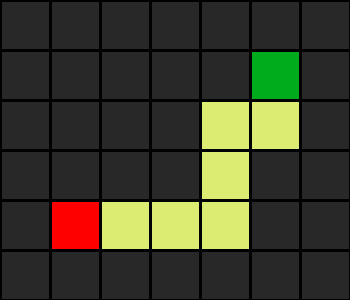

The Python source for this figure:
import sys

class Node():
    def __init__(self, state, parent, action):
        self.state = state #Keeping track of the state
        self.parent = parent #Keeping track of the parent--- in other words the state before the state
        self.action = action

#########################################################################################################################################################################################

#                                                                               ALGORITMO DFS

#########################################################################################################################################################################################
#A class is a way to define a way to generate objects in python
#The idea here is that i would like to create an object that is able to store all of my frontier data
#and I would like to have functions, otherwise known as methods on that object, that I can use to manipulate the object.
class StackFrontier():
    def __init__(self):
        self.frontier = []#Inicia creando un frontier representado por una lista ---- que inicia vacia

    def add(self, node): #agrega algo al frontier
        self.frontier.append(node)

    def contains_state(self, state): #Funcion que checa si el frontier contiene un particular state
        return any(node.state == state for node in self.frontier)

    def empty(self): #Check if the frontier is empty
        return len(self.frontier) == 0

    def remove(self): #Removing something from the frontier
        if self.empty(): #No podemos remover algo del frontier si esta vacio, por eso se checa primero
            raise Exception("empty frontier")
        else: #Cuando el frontier no esta vacio
            node = self.frontier[-1]#Last item of the list
            self.frontier = self.frontier[:-1]
            return node #regresa el nodo como resultado

#########################################################################################################################################################################################

#                                                                               ALGORITMO BFS

#########################################################################################################################################################################################
class QueueFrontier(StackFrontier): #Va a hacer exactamente lo de stackfrontier EXCEPTO lo de remover un nodo del frontier (en vez de eliminar el ultimo, va a remover el primero)

    def remove(self):
        if self.empty():
            raise Exception("empty frontier")
        else:
            node = self.frontier[0] #the first node in the frontier
            self.frontier = self.frontier[1:]
            return node

class Maze(): #This is going to handle the proess of taking a sequence, a maze y averiguar como resolverlo

    def __init__(self, filename):

        # Read file and set height and width of maze
        with open(filename) as f:
            contents = f.read()

        # Validate start and goal
        if contents.count("A") != 1:
            raise Exception("maze must have exactly one start point")
        if contents.count("B") != 1:
            raise Exception("maze must have exactly one goal")

        # Determine height and width of maze
        contents = contents.splitlines()
        self.height = len(contents)
        self.width = max(len(line) for line in contents)

        # Keep track of walls
        self.walls = []
        for i in range(self.height):
            row = []
            for j in range(self.width):
                try:
                    if contents[i][j] == "A":
                        self.start = (i, j)
                        row.append(False)
                    elif contents[i][j] == "B":
                        self.goal = (i, j)
                        row.append(False)
                    elif contents[i][j] == " ":
                        row.append(False)
                    else:
                        row.append(True)
                except IndexError:
                    row.append(False)
            self.walls.append(row)

        self.solution = None


    def print(self):
        solution = self.solution[1] if self.solution is not None else None
        print()
        for i, row in enumerate(self.walls):
            for j, col in enumerate(row):
                if col:
                    print("█", end="")
                elif (i, j) == self.start:
                    print("A", end="")
                elif (i, j) == self.goal:
                    print("B", end="")
                elif solution is not None and (i, j) in solution:
                    print("*", end="")
                else:
                    print(" ", end="")
            print()
        print()


    def neighbors(self, state):
        row, col = state
        candidates = [
            ("up", (row - 1, col)),
            ("down", (row + 1, col)),
            ("left", (row, col - 1)),
            ("right", (row, col + 1))
        ]

        result = []
        for action, (r, c) in candidates:
            if 0 <= r < self.height and 0 <= c < self.width and not self.walls[r][c]:
                result.append((action, (r, c)))
        return result


    def solve(self):
        """Finds a solution to maze, if one exists."""

        # Keep track of number of states explored
        self.num_explored = 0

        # Initialize frontier to just the starting position
        start = Node(state=self.start, parent=None, action=None)

        #########################################################################################################################################################################################
        
        #                                                                                  ELECCION DE ALGORITMOS
        
        
        frontier = StackFrontier() #algoritmo DFS --- last in, first out
        #frontier=QueueFrontier() #algoritmo BFS --- first in, first out



        #########################################################################################################################################################################################
        frontier.add(start) #el frontier inicia con un start state

        # Initialize an empty explored set
        self.explored = set()

        # Keep looping until solution found
        while True:

            # If nothing left in frontier, then no path
            if frontier.empty():
                raise Exception("no solution")

            # Choose a node from the frontier
            node = frontier.remove()
            self.num_explored += 1

            # If node is the goal, then we have a solution
            if node.state == self.goal:
                actions = []
                cells = []
                while node.parent is not None:#Follow parent nodes to find solution
                    actions.append(node.action)
                    cells.append(node.state)
                    node = node.parent
                actions.reverse()#vamos a hacer un reverse para que nos de la lista de A a B no de B a A
                cells.reverse()
                self.solution = (actions, cells)
                return

            # Mark node as explored, so i dont have to go back again
            self.explored.add(node.state)

            # Add neighbors to frontier
            for action, state in self.neighbors(node.state):
                if not frontier.contains_state(state) and state not in self.explored:
                    child = Node(state=state, parent=node, action=action)
                    frontier.add(child)


    def output_image(self, filename, show_solution=True, show_explored=False):
        from PIL import Image, ImageDraw
        cell_size = 50
        cell_border = 2

        # Create a blank canvas
        img = Image.new(
            "RGBA",
            (self.width * cell_size, self.height * cell_size),
            "black"
        )
        draw = ImageDraw.Draw(img)

        solution = self.solution[1] if self.solution is not None else None
        for i, row in enumerate(self.walls):
            for j, col in enumerate(row):

                # Walls
                if col:
                    fill = (40, 40, 40)

                # Start
                elif (i, j) == self.start:
                    fill = (255, 0, 0)

                # Goal
                elif (i, j) == self.goal:
                    fill = (0, 171, 28)

                # Solution
                elif solution is not None and show_solution and (i, j) in solution:
                    fill = (220, 235, 113)

                # Explored
                elif solution is not None and show_explored and (i, j) in self.explored:
                    fill = (212, 97, 85)

                # Empty cell
                else:
                    fill = (237, 240, 252)

                # Draw cell
                draw.rectangle(
                    ([(j * cell_size + cell_border, i * cell_size + cell_border),
                      ((j + 1) * cell_size - cell_border, (i + 1) * cell_size - cell_border)]),
                    fill=fill
                )

        img.save(filename)


# if len(sys.argv) != 2:
#    sys.exit("Usage: python maze.py maze.txt")

# m = Maze(sys.argv[1])
# print("Maze:")
# m.print()
# print("Solving...")
# m.solve()
# print("States Explored:", m.num_explored)
# print("Solution:")
# m.print()
# m.output_image("maze.png", show_explored=True) #para la imagen, pip install Pillow
